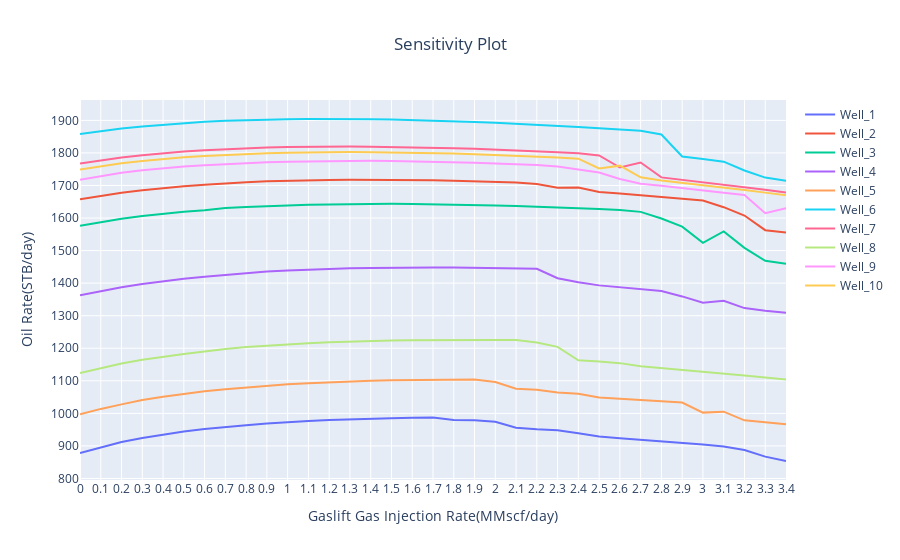

Here is the notebook cell this chart was saved with:
### Code cell
fig = go.Figure()
for i in range(1,number_of_wells+1):
    
    fig.add_trace(go.Scatter(x=df['gas_injection_array'], y=df[f'Well_{i}'],\
                            mode='lines', name=f'Well_{i}'))
fig.update_layout(title='Sensitivity Plot',
                   xaxis_title='Gaslift Gas Injection Rate(MMscf/day)',
                   yaxis_title='Oil Rate(STB/day)',
                   title_x=0.5, 
                   )
fig.update_xaxes(nticks=50)
fig.update_yaxes(nticks=20)
fig.show()
